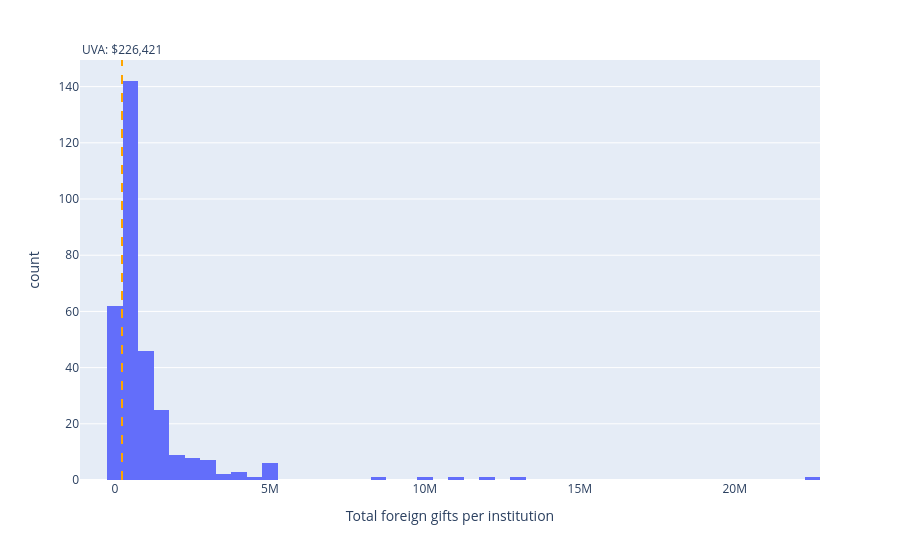

Source (notebook cell):
### Code cell
others_mean = non_uva_df.groupby('institution_name')['foreign_gift_amount'].mean()
uva_mean = uva_df['foreign_gift_amount'].mean()

fig4 = px.histogram(others_mean, x='foreign_gift_amount', nbins=50,
                    labels={'foreign_gift_amount': 'Total foreign gifts per institution'})
fig4.add_vline(x=uva_mean, line_dash='dash', line_color='orange',
               annotation_text=f'UVA: ${uva_mean:,.0f}', annotation_position='top')
fig4.update_layout(showlegend=False)

### Figure 1 — Plotly figure (JSON) as saved in the notebook; plotly's stock layout.template omitted (floating-point values rounded to 4 significant figures; data arrays with more than 128 entries replaced by an {"elided": "..."} marker saying what was removed)
{"data": [{"bingroup": "x", "hovertemplate": "Total foreign gifts per institution=%{x}<br>count=%{y}<extra></extra>", "legendgroup": "", "marker": {"color": "#636efa", "pattern": {"shape": ""}}, "name": "", "nbinsx": 50, "orientation": "v", "showlegend": false, "type": "histogram", "x": {"elided": "317 float values"}, "xaxis": "x", "yaxis": "y"}], "layout": {"annotations": [{"showarrow": false, "text": "UVA: $226,421", "x": 226400.0, "xanchor": "center", "xref": "x", "y": 1, "yanchor": "bottom", "yref": "y domain"}], "barmode": "relative", "legend": {"tracegroupgap": 0}, "margin": {"t": 60}, "shapes": [{"line": {"color": "orange", "dash": "dash"}, "type": "line", "x0": 226400.0, "x1": 226400.0, "xref": "x", "y0": 0, "y1": 1, "yref": "y domain"}], "showlegend": false, "xaxis": {"anchor": "y", "domain": [0, 1], "title": {"text": "Total foreign gifts per institution"}}, "yaxis": {"anchor": "x", "domain": [0, 1], "title": {"text": "count"}}}}
